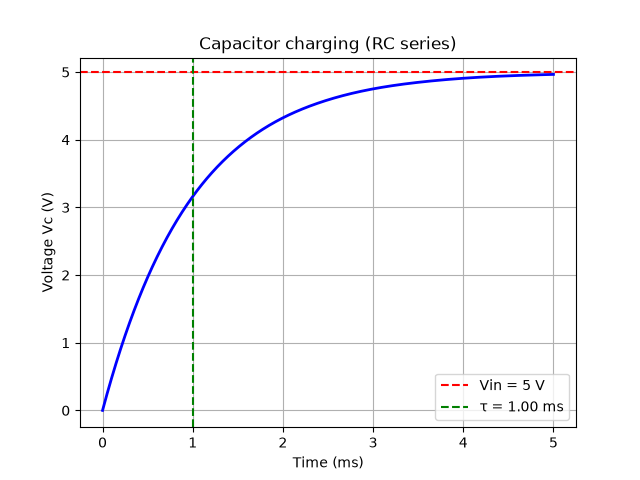

Recreate this plot in Python.
import numpy as np
from scipy.integrate import solve_ivp
import matplotlib.pyplot as plt

# Parameters
R = 1000        # 1 kΩ
C = 1e-6        # 1 µF
V_in = 5        # 5 V
tau = R * C     # Time constant

# Differential equation: dVc/dt = (Vin - Vc) / (R*C)
def circuit_rc(t, Vc):
    return (V_in - Vc) / tau

# Resolution from 0 to 5*tau (5 ms)
t_span = (0, 5 * tau)
Vc0 = [0]  # Initial voltage = 0 V
t_eval = np.linspace(0, 5*tau, 1000)

solution = solve_ivp(circuit_rc, t_span, Vc0, t_eval=t_eval)

# Plot
plt.plot(solution.t * 1000, solution.y[0], 'b', linewidth=2)
plt.axhline(y=V_in, color='r', linestyle='--', label=f'Vin = {V_in} V')
plt.axvline(x=tau*1000, color='g', linestyle='--', label=f'τ = {tau*1000:.2f} ms')
plt.xlabel('Time (ms)')
plt.ylabel('Voltage Vc (V)')
plt.title('Capacitor charging (RC series)')
plt.legend()
plt.grid(True)
plt.savefig('02_scientific_calculation/week2/day4/capacitor_charging.png')
